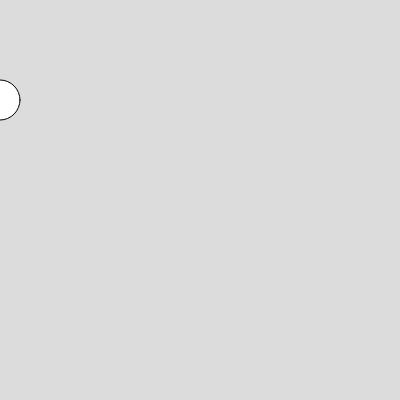
Frame 1 (no input)
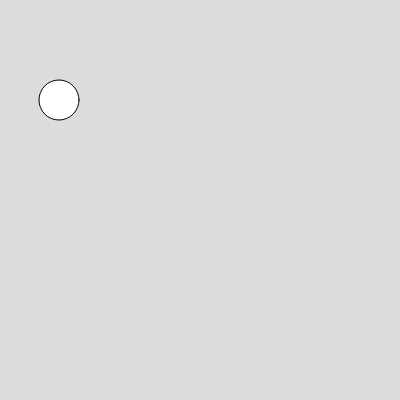
Frame 60 (no input)
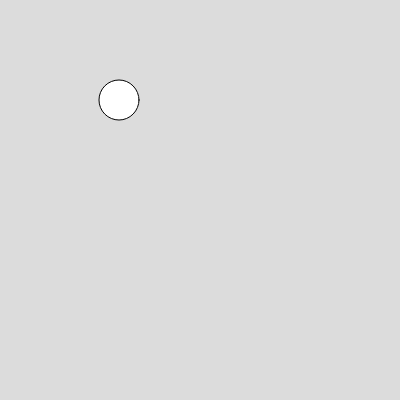
Frame 120 (the mouse pressed at the canvas centre since frame 60)

The p5.js sketch that drew these frames (run headless with seeded random() and noise() and a simulated clock; from frame 60 on, the mouse is pressed at the canvas centre):

// p5.js sketch
// ── sketch.js
function setup() {
createCanvas (400, 400);
}
let x=0
function draw() {
background (220);
circle(x, 100,40)
if (x+40<windowWidth){
x++
} else {
x=0
}}
